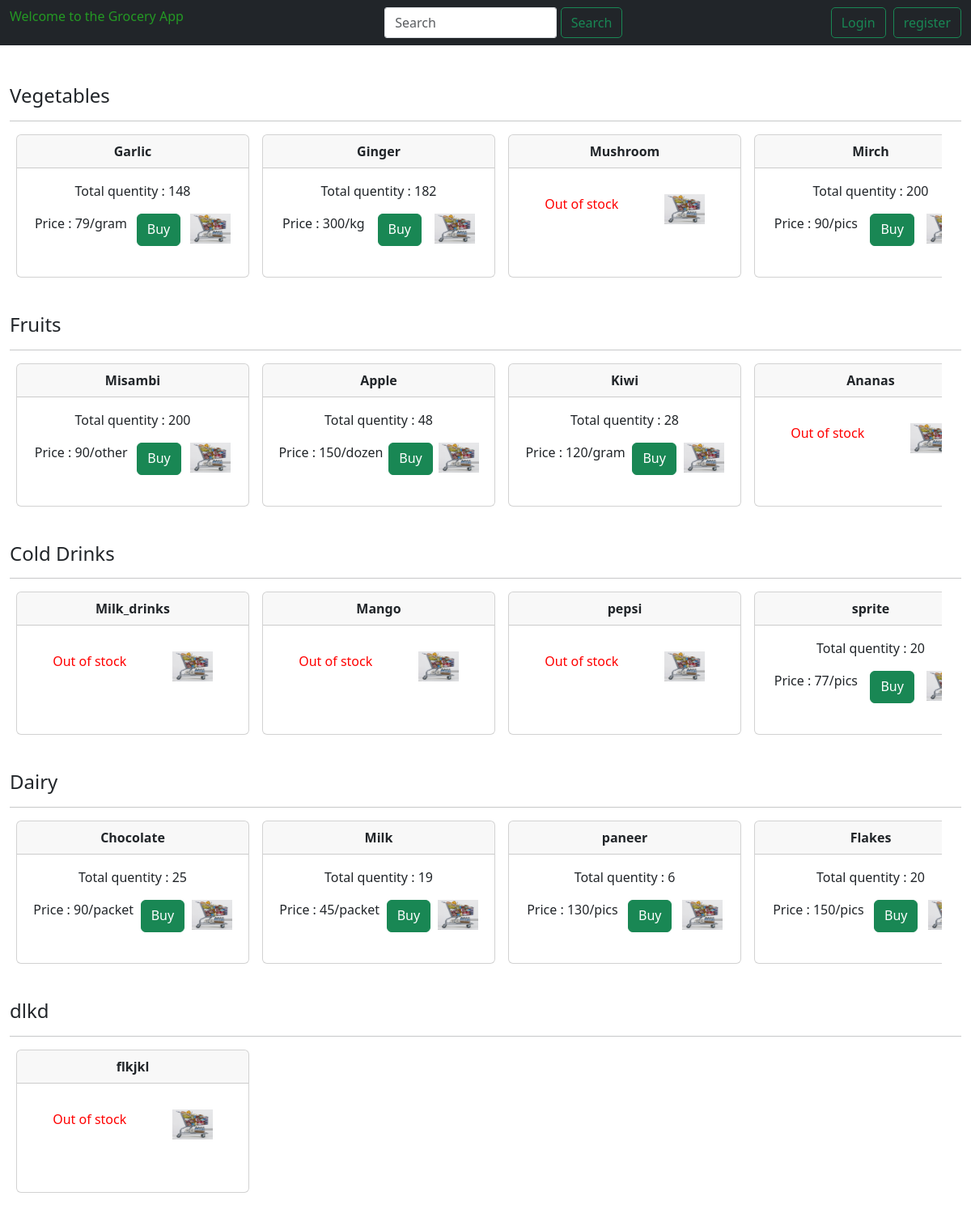
The page / on the database its author committed.
### application/model.py (models this page shows, shortened)
class Category(db.Model):
    id = db.Column(db.Integer, primary_key = True)
    name = db.Column(db.String(30), nullable = False, unique = True)
    products = db.relationship('Product', backref = 'category', lazy = True, cascade='all, delete-orphan')
    category_cart = db.relationship('My_cart', backref = 'category', lazy = True, cascade='all, delete-orphan')

class Product(db.Model):
    id = db.Column(db.Integer, primary_key = True)
    name = db.Column(db.String(60), nullable = False)
    price = db.Column(db.Integer, nullable = False)
    description = db.Column(db.String(80), nullable = False)
    quantity = db.Column(db.Integer ,nullable = False)
    sold = db.Column(db.Integer , default = 0)
    unit = db.Column(db.String(20), nullable = False)
    Total_price = db.Column(db.Integer,nullable = False)
    category_id = db.Column(db.Integer, db.ForeignKey('category.id'), nullable = False)
    product_cart = db.relationship('My_cart', backref = 'product', lazy = True, cascade='all, delete-orphan')

### application/controller.py (the view)
@app.route('/')
def homepage():
    if 'username' in session:
        username = session['username']
        user = User.query.filter_by(username=username).first()
        if user.role == 'admin':
            return redirect(url_for('category'))
        else:
            category_product_display = get_category_product()
            return render_template('after_login_home.html', category_product_display = category_product_display, username = username)
    else:
        getting_products = Product.query.all()
        if getting_products:
            category_product_display = get_category_product()
            return render_template('home.html', category_product_display = category_product_display)
        else:
            return render_template('home.html', category_product_display = getting_products)

### application/controller.py (called while the page is built)
def get_category_product():
    getting_products = Product.query.all()
    category_products = []
    category_product_display = {}
    for product in getting_products:
        cat_id = product.category_id
        category = Category.query.get(cat_id)
        category_products.append((product, category))
    for  product,category in category_products:
        category_product_display[category.name] = []
    for  product,category in category_products:
        category_product_display[category.name].append(product)
    for category, products in category_product_display.items():
        category_product_display[category] = sorted(products, key=lambda x: x.id, reverse=True)
    return category_product_display

### application/templates/home.html (shortened to what this page needs)
{% include 'navbar.html' %}
{% block content %}
    <div class="container-fluid">
        <div class="row mt-4">
            {% if category_product_display %}
                {% for category in category_product_display %}
                    <div class="col-12" style="min-height: 50px;"><br>
                        <h4>{{ category }}</h4><hr>
                        <div class="product scrollable-container">
                            {% for product in category_product_display[category] %}
                            {% if product.quantity > 0 %}
                                    <div class="card product-card mx-2" style="min-width: 18rem;">
                                        <div class="card-header" style="text-align: center;">
                                            <b>{{ product.name }}</b>
                                        </div>
                                        <div class="card-body" style="text-align: center;">
                                            <p>Total quentity : {{ product.quantity }}</p>
                                            <div class="d-flex justify-content-around mt-3">
                                                <p>Price : {{ product.price }}/{{ product.unit }}</p>
                                                <a href="{{url_for('user_login')}}" class="btn btn-success">Buy</a>
                                                <img src="{{url_for('static', filename = 'image/cart.jpg' )}}" height="37 px" width="50px">
                                            </div>
                                        </div>
                                    </div>
                            {% else %}
                            <div class="card product-card mx-2" style="min-width: 18rem;">
                                <div class="card-header" style="text-align: center;">
                                    <b>{{ product.name }}</b>
                                </div>
                                <div class="card-body" style="text-align: center;">
                                    <div class="d-flex justify-content-around mt-3">
                                        <div class="rectangle_box_button" style="color: red;">Out of stock</div>
                                        <img src="{{url_for('static', filename = 'image/cart.jpg' )}}" height="37 px" width="50px">
                                    </div>
                                </div>
                            </div>
                            {% endif %}
                            {% endfor %}
                        </div>
                    </div>
                {% endfor %}
            {% endif %}
        </div>
    </div>
{% endblock %}

### application/templates/navbar.html (shortened to what this page needs)
<!doctype html>
<html lang="en">
  <head>
    <link href="https://cdn.jsdelivr.net/npm/bootstrap@5.3.0/dist/css/bootstrap.min.css" rel="stylesheet">
    <link rel="stylesheet" type="text/css" href="{{url_for('static', filename ='style_2.css')}}">
</head>
<body>
    <nav class="navbar navbar-expand-lg navbar-dark bg-dark">
        <div class="container-fluid">
            <div class="collapse navbar-collapse" id="navbarNav">
                <ul class="navbar-nav">
                    <li class="nav-item">
                        <p class="username-text">Welcome to the Grocery App</p>
                    </li>
                </ul>
                <div class="input-group w-50 mx-auto">
                    <form action="{{url_for('search')}}" method="POST" class="input-group w-50 mx-auto">
                        <input type="text" class="form-control" placeholder="Search" name="p_search" aria-label="Search" style="width: 65%; border-radius: 3px;">
                        <button class="btn btn-outline-success ml-2 " type="submit" style=" margin-left: 5px; border-radius: 5px;">Search</button>
                    </form>
                </div>
                <button class="btn btn-outline-success ml-2" style="border-radius: 5px; margin-left: 9px;">
                    <a class="nav-link" href="{{url_for('user_login')}}">Login</a>
                </button>
                <button class="btn btn-outline-success ml-2" style="border-radius: 5px; margin-left: 9px;">
                    <a class="nav-link" href="{{ url_for('user_register') }}">register</a>
                </button>
            </div>
        </div>
    </nav>
  </body>
</html>

### application/static/style_2.css (style rules this page uses)
.username-text { color: rgb(36, 153, 36); }
.product { width: 98%; }
.scrollable-container { overflow-x: auto; white-space: nowrap; display: flex; overscroll-behavior-inline: contain; }
.card { margin-bottom: 20px; }
.card-body { height: 134px; text-align: center; }

### application/templates/navbar.html (style rules this page uses)
.username-text { color: rgb(36, 153, 36); }

### rows shown on the page
Category: name "Vegetables"
Product: name "Garlic", quantity "148", price "79", unit "gram"
Product: name "Ginger", quantity "182", price "300", unit "kg"
Product: name "Mushroom"
Product: name "Mirch", quantity "200", price "90", unit "pics"
Category: name "Fruits"
Product: name "Misambi", quantity "200", price "90", unit "other"
Product: name "Apple", quantity "48", price "150", unit "dozen"
Product: name "Kiwi", quantity "28", price "120", unit "gram"
Product: name "Ananas"
Category: name "Cold Drinks"
Product: name "Milk_drinks"
Product: name "Mango"
Product: name "pepsi"
Product: name "sprite", quantity "20", price "77", unit "pics"
Category: name "Dairy"
Product: name "Chocolate", quantity "25", price "90", unit "packet"
Product: name "Milk", quantity "19", price "45", unit "packet"
Product: name "paneer", quantity "6", price "130", unit "pics"
Product: name "Flakes", quantity "20", price "150", unit "pics"
Category: name "dlkd"
Product: name "flkjkl"
